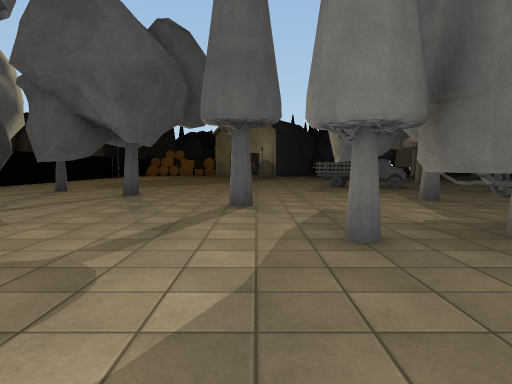
[1] (above)

24 first-person views from a walk through a Unity game level. The camera is 1.4 m above the floor, tilts 4° down and sees 70° across. The floor is counted in squares, 2 m on a side. Each view is taken from the middle of a square. On the plan, view 1 faces up. The plan holds only what a view shows up to about 11 squares ahead; the rest is blank. The place goes on beyond the plan. The player is left out. Door leaves are left out, so doorways stand open. Some surface patterns are stand-ins.

[2]
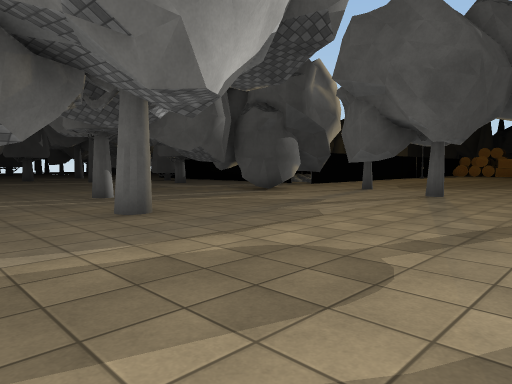

[3]
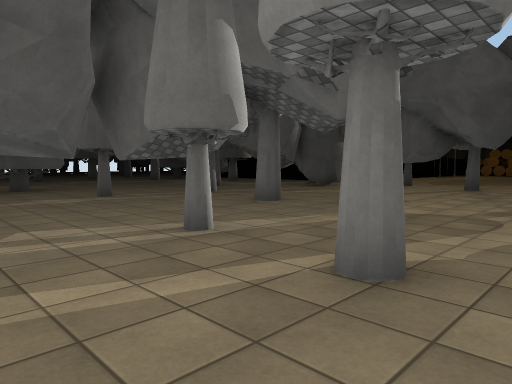

[4]
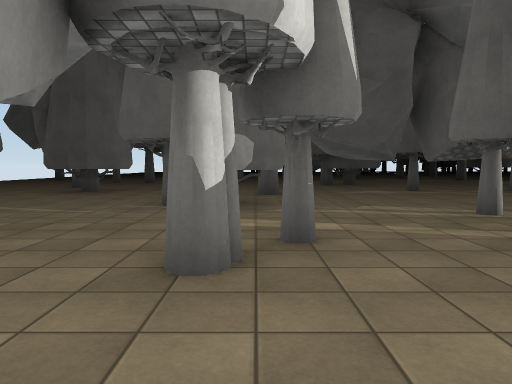

[5]
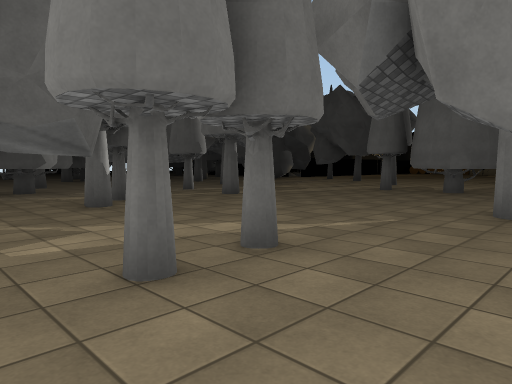

[6]
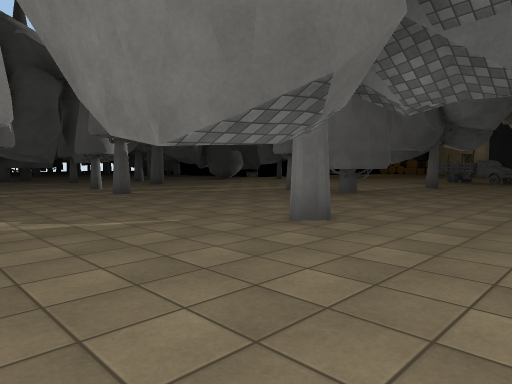

[7]
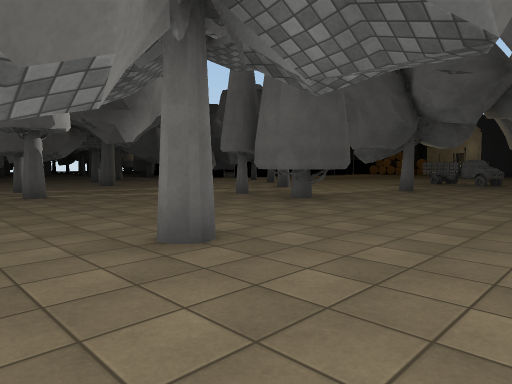

[8]
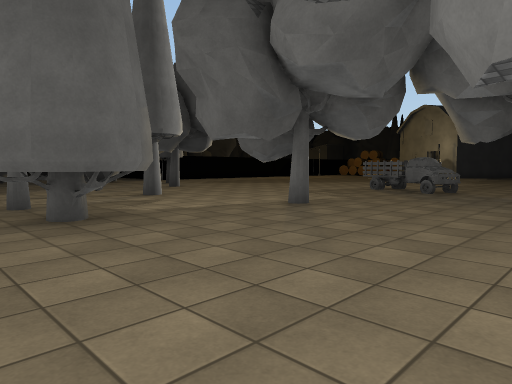

[9]
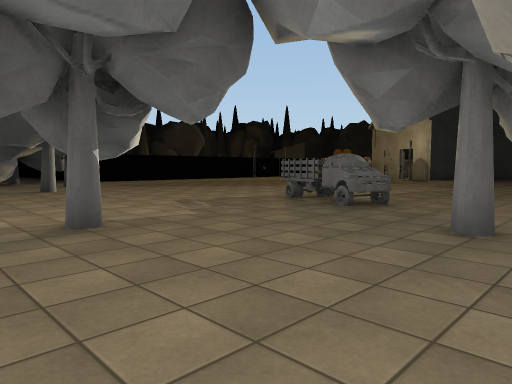

[10]
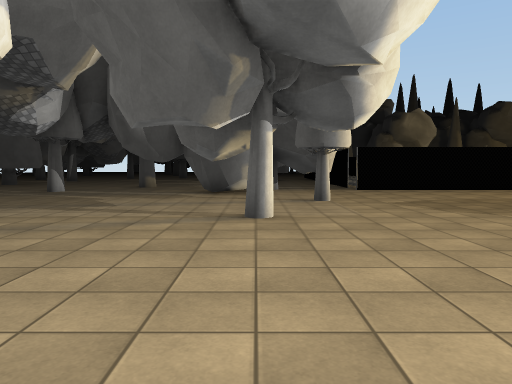

[11]
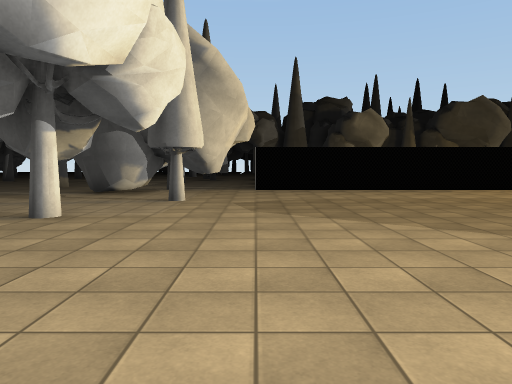

[12]
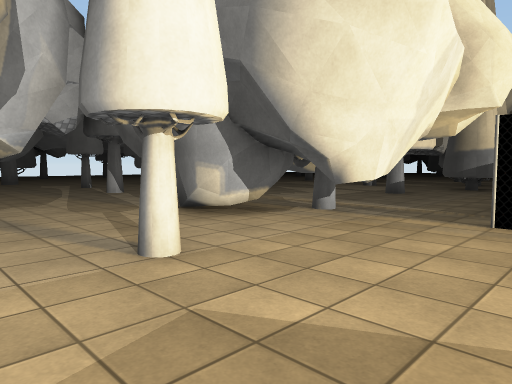

[13]
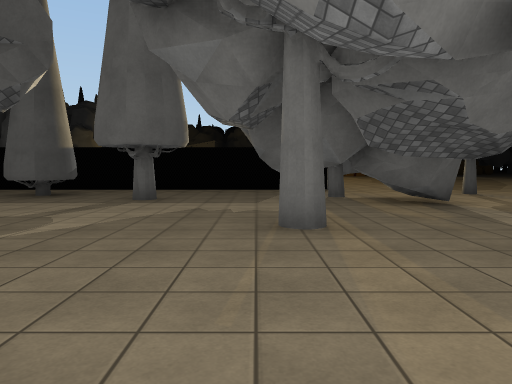

[14]
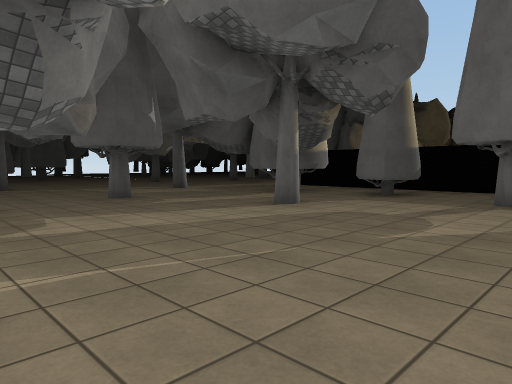

[15]
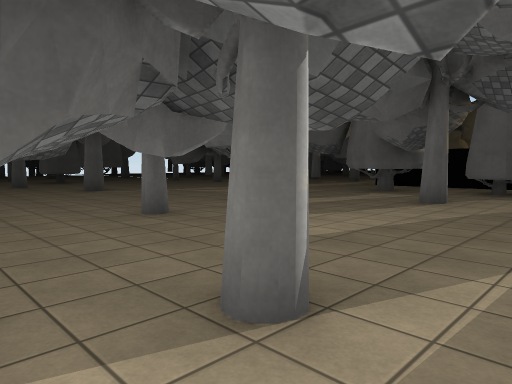

[16]
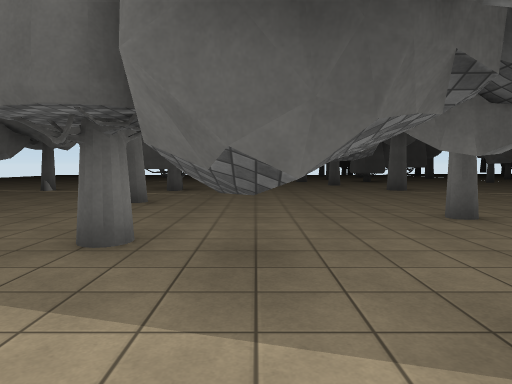

[17]
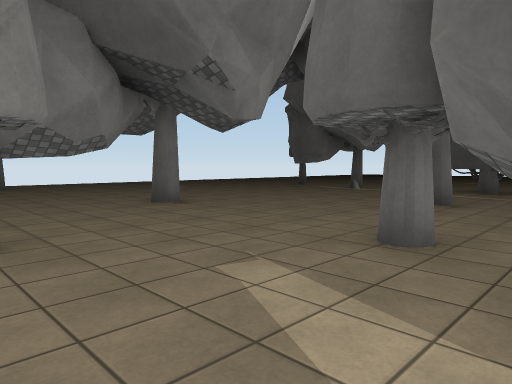

[18]
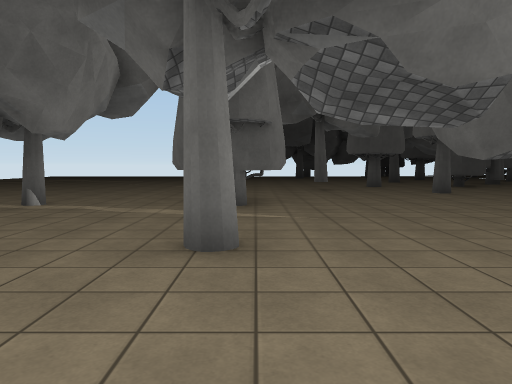

[19]
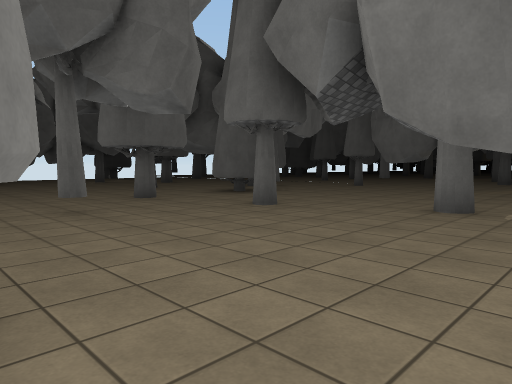

[20]
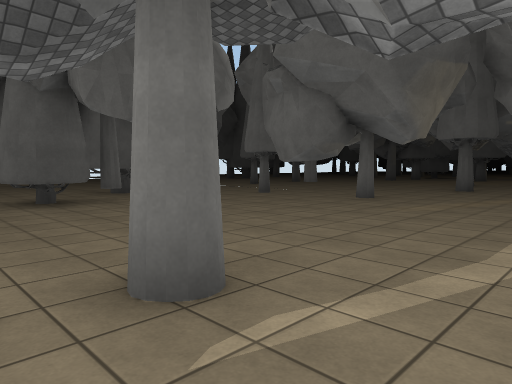

[21]
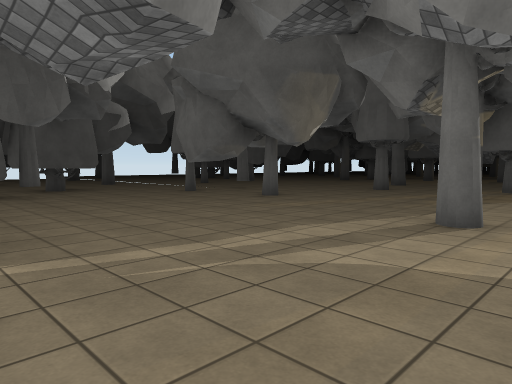

[22]
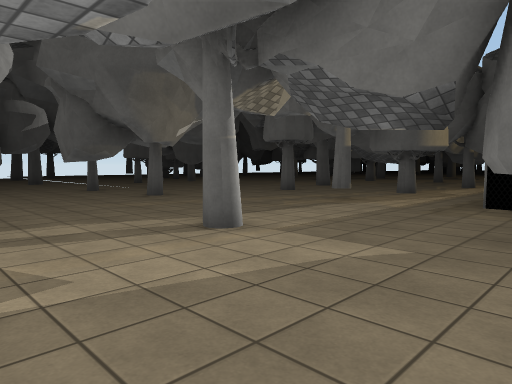

[23]
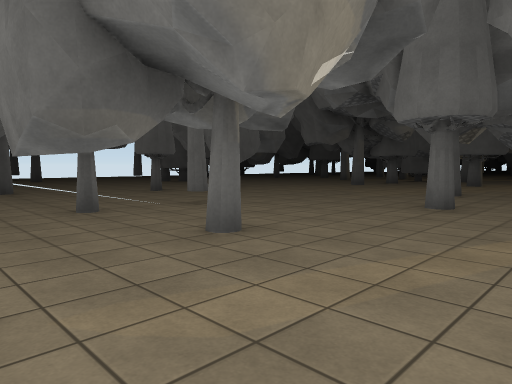

[24]
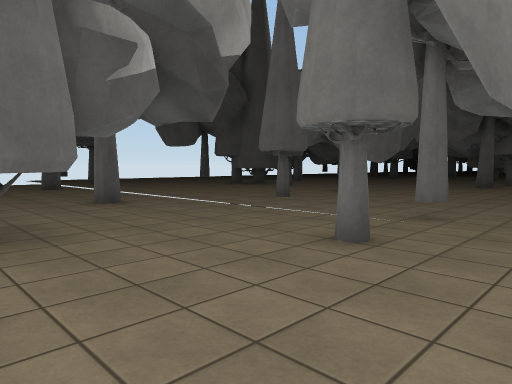

### Floor plan
Key: @ floor where view 1 was taken; # wall or solid block; x gap in a wall; . floor; ^ raised ledge; T tree; O other object.
Columns run from 38 left of view 1 to 8 right of it. Each row starts with its distance up from view 1.
 18        .. ...    T            ...
 17        ......   .T            ....        ...
 16      ......#.  ..             ......      ...
 15     T..........#.             .......    ....
 14    ...T..........             ................
 13   ..........#....             ..........OOO...
 12  ...#..........T.###   ##   x#............OO..T
 11 ........T.....................T...............
 10 ...................##^#......TT.#............T
  9 ...T....#..T......^^#.^..#.TTTTT...T...........
  8 ..........T.....#..^........TTTT.TT.....T.#....
  7   ...##.......................T.......#........
  6     .##..............#.........................
  5    ....#T.........#.........#..................
  4    ....##...............................##^....
  3     T........#................#........###.....
  2      .....#........#...........................
  1     ...#......#......T.......#................
  0    ..................x.#. ##....#.....@........
 -1    ......T...........##.. ##....T..#.#.....#...
 -2        ..............#...    ..................
 -3          ...##...........      ................
 -4             ##...........      T###..#......#..
 -5           ..............         ##............
 -6          ...............       ..............
 -7          ....T......#..      ........    ....
 -8          .....T .......      ##.....

Where each view was taken, in squares from view 1:
view 1: 0 up, 0 right, facing up
view 2: 0 up, 0 right, facing up-left
view 3: 3 down, 0 right, facing up-left
view 4: 4 down, 2 right, facing left
view 5: 7 down, 6 right, facing up-left
view 6: 5 down, 8 right, facing up-left
view 7: 3 down, 8 right, facing up-left
view 8: 2 up, 8 right, facing up-left
view 9: 6 up, 8 right, facing up-left
view 10: 9 up, 2 right, facing left
view 11: 12 up, 2 right, facing left
view 12: 13 up, 4 left, facing down-left
view 13: 1 up, 11 left, facing up
view 14: 1 up, 12 left, facing up-left
view 15: 1 down, 14 left, facing up-left
view 16: 1 down, 14 left, facing left
view 17: 1 down, 14 left, facing down-left
view 18: 3 down, 18 left, facing left
view 19: 3 down, 23 left, facing up-left
view 20: 2 up, 23 left, facing up-left
view 21: 3 up, 21 left, facing up-left
view 22: 5 up, 19 left, facing up-left
view 23: 7 up, 24 left, facing up-left
view 24: 6 up, 28 left, facing up-left
